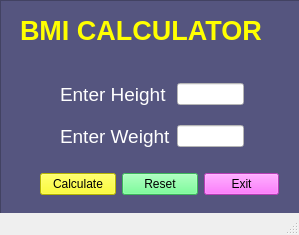
<?xml version="1.0" encoding="UTF-8"?>
<ui version="4.0">
 <class>MainWindow</class>
 <widget class="QMainWindow" name="MainWindow">
  <property name="geometry">
   <rect>
    <x>0</x>
    <y>0</y>
    <width>299</width>
    <height>235</height>
   </rect>
  </property>
  <property name="windowTitle">
   <string>MainWindow</string>
  </property>
  <widget class="QWidget" name="centralwidget">
   <widget class="QFrame" name="frame">
    <property name="geometry">
     <rect>
      <x>0</x>
      <y>0</y>
      <width>541</width>
      <height>491</height>
     </rect>
    </property>
    <property name="styleSheet">
     <string notr="true">background-color: rgb(85, 85, 127);</string>
    </property>
    <property name="frameShape">
     <enum>QFrame::StyledPanel</enum>
    </property>
    <property name="frameShadow">
     <enum>QFrame::Raised</enum>
    </property>
    <widget class="QLabel" name="label">
     <property name="geometry">
      <rect>
       <x>20</x>
       <y>10</y>
       <width>271</width>
       <height>41</height>
      </rect>
     </property>
     <property name="font">
      <font>
       <pointsize>20</pointsize>
       <weight>75</weight>
       <bold>true</bold>
      </font>
     </property>
     <property name="styleSheet">
      <string notr="true">color: rgb(255, 255, 0);</string>
     </property>
     <property name="text">
      <string>BMI CALCULATOR</string>
     </property>
    </widget>
    <widget class="QWidget" name="layoutWidget">
     <property name="geometry">
      <rect>
       <x>60</x>
       <y>70</y>
       <width>184</width>
       <height>91</height>
      </rect>
     </property>
     <layout class="QGridLayout" name="gridLayout">
      <item row="0" column="0">
       <widget class="QLabel" name="label_2">
        <property name="font">
         <font>
          <pointsize>14</pointsize>
         </font>
        </property>
        <property name="styleSheet">
         <string notr="true">color: rgb(255, 255, 255);</string>
        </property>
        <property name="text">
         <string>Enter Height</string>
        </property>
       </widget>
      </item>
      <item row="0" column="1">
       <widget class="QLineEdit" name="height">
        <property name="styleSheet">
         <string notr="true">background-color: rgb(255, 255, 255);</string>
        </property>
       </widget>
      </item>
      <item row="1" column="0">
       <widget class="QLabel" name="label_3">
        <property name="font">
         <font>
          <pointsize>14</pointsize>
         </font>
        </property>
        <property name="styleSheet">
         <string notr="true">color: rgb(255, 255, 255);</string>
        </property>
        <property name="text">
         <string>Enter Weight</string>
        </property>
       </widget>
      </item>
      <item row="1" column="1">
       <widget class="QLineEdit" name="weight">
        <property name="styleSheet">
         <string notr="true">background-color: rgb(255, 255, 255);</string>
        </property>
       </widget>
      </item>
     </layout>
    </widget>
    <widget class="QWidget" name="layoutWidget">
     <property name="geometry">
      <rect>
       <x>40</x>
       <y>170</y>
       <width>239</width>
       <height>29</height>
      </rect>
     </property>
     <layout class="QGridLayout" name="gridLayout_2">
      <item row="0" column="0">
       <widget class="QPushButton" name="calculateB">
        <property name="styleSheet">
         <string notr="true">background-color: rgb(255, 255, 0);</string>
        </property>
        <property name="text">
         <string>Calculate</string>
        </property>
       </widget>
      </item>
      <item row="0" column="1">
       <widget class="QPushButton" name="resetB">
        <property name="styleSheet">
         <string notr="true">background-color: rgb(85, 255, 127);</string>
        </property>
        <property name="text">
         <string>Reset</string>
        </property>
       </widget>
      </item>
      <item row="0" column="2">
       <widget class="QPushButton" name="exitB">
        <property name="styleSheet">
         <string notr="true">background-color: rgb(255, 85, 255);</string>
        </property>
        <property name="text">
         <string>Exit</string>
        </property>
       </widget>
      </item>
     </layout>
    </widget>
   </widget>
  </widget>
  <widget class="QStatusBar" name="statusbar"/>
 </widget>
 <resources/>
 <connections/>
</ui>
